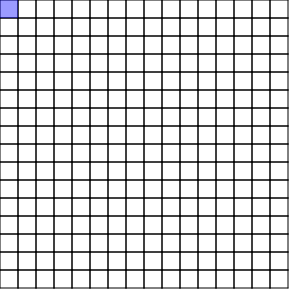
Frame 1 (no input)
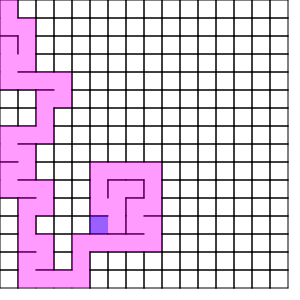
Frame 60 (no input)
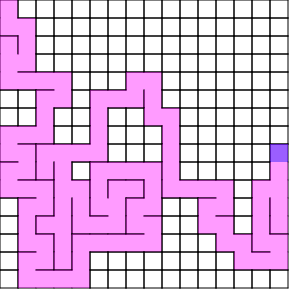
Frame 120 (the mouse pressed at the canvas centre since frame 60)

The p5.js sketch that drew these frames (run headless with seeded random() and noise() and a simulated clock; from frame 60 on, the mouse is pressed at the canvas centre):

// p5.js sketch
// ── sketch.js
// Daniel Shiffman
// http://codingtra.in
// http://patreon.com/codingtrain

// Videos
// https://youtu.be/HyK_Q5rrcr4
// https://youtu.be/D8UgRyRnvXU
// https://youtu.be/8Ju_uxJ9v44
// https://youtu.be/_p5IH0L63wo

// Depth-first search
// Recursive backtracker
// https://en.wikipedia.org/wiki/Maze_generation_algorithm

var cols, rows;
var w = 18;
var grid = [];

var current;

var stack = [];
let stackArchive = []

function setup() {
  createCanvas(300, 300);
  cols = floor(width/w);
  rows = floor(height/w);
  //frameRate(5);

  for (var   j = 0; j < rows; j++) {
    for (var i = 0; i < cols; i++) {
      var cell = new Cell(i, j);
      grid.push(cell);
    }
  }
  current = grid[0];
}

function draw() {
  background(255);
  for (var i = 0; i < grid.length; i++) {
    grid[i].show();
  }

  current.visited = true;
  current.highlight();
  // STEP 1
  var next = current.checkNeighbors();
  
  if (next) {
    next.visited = true;

    // STEP 2
    stack.push(current);

    // STEP 3
    removeWalls(current, next);

    // STEP 4
    current = next;
  } else if (stack.length > 0) {
    console.log(stackArchive.length, stack.length)
    if (stackArchive.length < stack.length) {
      stackArchive = stack
    }
    current = stack.pop()
  }
}

function index(i, j) {
  if (i < 0 || j < 0 || i > cols-1 || j > rows-1) {
    return -1;
  }
  return i + j * cols;
}


function removeWalls(a, b) {
  var x = a.i - b.i;
  if (x === 1) {
    a.walls[3] = false;
    b.walls[1] = false;
  } else if (x === -1) {
    a.walls[1] = false;
    b.walls[3] = false;
  }
  var y = a.j - b.j;
  if (y === 1) {
    a.walls[0] = false;
    b.walls[2] = false;
  } else if (y === -1) {
    a.walls[2] = false;
    b.walls[0] = false;
  }
}

// ── cell.js
// Daniel Shiffman
// http://codingtra.in
// http://patreon.com/codingtrain

// Videos
// https://youtu.be/HyK_Q5rrcr4
// https://youtu.be/D8UgRyRnvXU
// https://youtu.be/8Ju_uxJ9v44
// https://youtu.be/_p5IH0L63wo

// Depth-first search
// Recursive backtracker
// https://en.wikipedia.org/wiki/Maze_generation_algorithm

function Cell(i, j) {
  this.i = i;
  this.j = j;
  this.walls = [true, true, true, true]; // top , right , bottom , left
  this.visited = false;
  this.morse = -1;

  this.checkNeighbors = function() {
    var neighbors = [];

    var top    = grid[index(i, j -1)];
    var right  = grid[index(i+1, j)];
    var bottom = grid[index(i, j+1)];
    var left   = grid[index(i-1, j)];

    if (top && !top.visited) {
      neighbors.push(top);
    }
    if (right && !right.visited) {
      neighbors.push(right);
    }
    if (bottom && !bottom.visited) {
      neighbors.push(bottom);
    }
    if (left && !left.visited) {
      neighbors.push(left);
    }

    if (neighbors.length > 0) {
      var r = floor(random(0, neighbors.length));
      return neighbors[r];
    } else {
      return undefined;
    }


  }
  this.highlight = function() {
    var x = this.i*w;
    var y = this.j*w;
    noStroke();
    fill(0, 0, 255, 100);
    rect(x, y, w, w);

  }

  this.show = function() {
    var x = this.i*w;
    var y = this.j*w;
    stroke(0);
    if (this.walls[0]) {
      line(x    , y    , x + w, y);
    }
    if (this.walls[1]) {
      line(x + w, y    , x + w, y + w);
    }
    if (this.walls[2]) {
      line(x + w, y + w, x    , y + w);
    }
    if (this.walls[3]) {
      line(x    , y + w, x    , y);
    }

    if (this.visited) {
      noStroke();
      fill(255, 0, 255, 100);
      rect(x, y, w, w);
    }
  }
}
